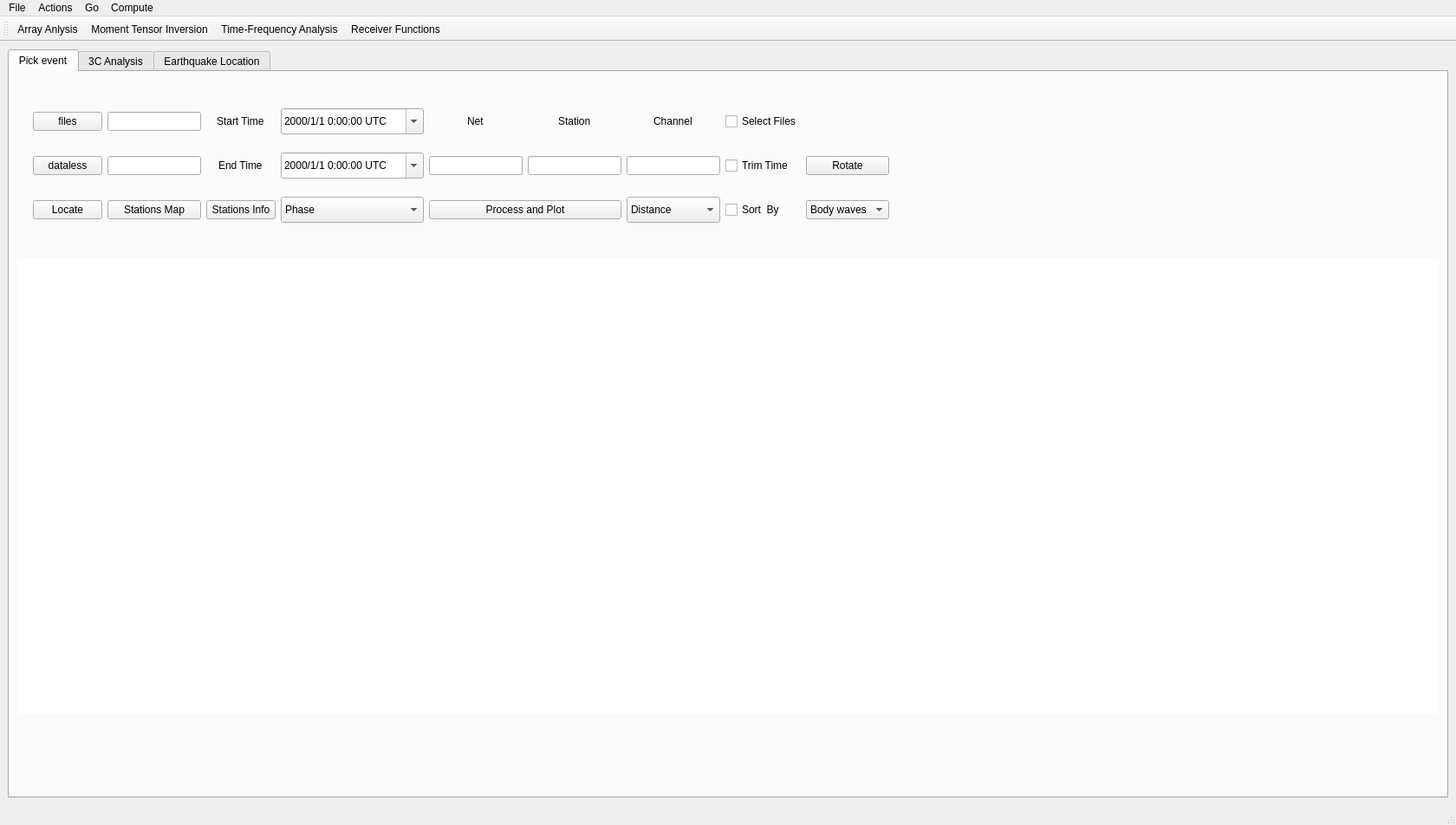
<?xml version="1.0" encoding="UTF-8"?>
<ui version="4.0">
 <class>MainWindow</class>
 <widget class="QMainWindow" name="MainWindow">
  <property name="geometry">
   <rect>
    <x>0</x>
    <y>0</y>
    <width>1680</width>
    <height>952</height>
   </rect>
  </property>
  <property name="windowTitle">
   <string>MainWindow</string>
  </property>
  <widget class="QWidget" name="centralwidget">
   <layout class="QVBoxLayout" name="verticalLayout">
    <item>
     <widget class="QTabWidget" name="tab3CWidget">
      <property name="currentIndex">
       <number>0</number>
      </property>
      <widget class="QWidget" name="tab_pick">
       <attribute name="title">
        <string>Pick event</string>
       </attribute>
       <layout class="QVBoxLayout" name="verticalLayout_2">
        <item>
         <widget class="QWidget" name="widget" native="true">
          <property name="sizePolicy">
           <sizepolicy hsizetype="Preferred" vsizetype="Fixed">
            <horstretch>0</horstretch>
            <verstretch>0</verstretch>
           </sizepolicy>
          </property>
          <property name="minimumSize">
           <size>
            <width>0</width>
            <height>200</height>
           </size>
          </property>
          <property name="maximumSize">
           <size>
            <width>16777215</width>
            <height>16777215</height>
           </size>
          </property>
          <layout class="QHBoxLayout" name="horizontalLayout">
           <item>
            <widget class="QWidget" name="widget_2" native="true">
             <property name="sizePolicy">
              <sizepolicy hsizetype="MinimumExpanding" vsizetype="Preferred">
               <horstretch>0</horstretch>
               <verstretch>0</verstretch>
              </sizepolicy>
             </property>
             <layout class="QGridLayout" name="gridLayout_4">
              <item row="5" column="6">
               <widget class="QComboBox" name="comboBox_sort">
                <property name="minimumSize">
                 <size>
                  <width>0</width>
                  <height>30</height>
                 </size>
                </property>
                <item>
                 <property name="text">
                  <string>Distance</string>
                 </property>
                </item>
                <item>
                 <property name="text">
                  <string>Back Azimuth</string>
                 </property>
                </item>
               </widget>
              </item>
              <item row="5" column="4" colspan="2">
               <widget class="QPushButton" name="updateBtn">
                <property name="text">
                 <string>Process and Plot</string>
                </property>
               </widget>
              </item>
              <item row="5" column="3">
               <widget class="QComboBox" name="comboBox_phases">
                <property name="minimumSize">
                 <size>
                  <width>0</width>
                  <height>30</height>
                 </size>
                </property>
                <item>
                 <property name="text">
                  <string>Phase</string>
                 </property>
                </item>
                <item>
                 <property name="text">
                  <string>P</string>
                 </property>
                </item>
                <item>
                 <property name="text">
                  <string>Pg</string>
                 </property>
                </item>
                <item>
                 <property name="text">
                  <string>Pn</string>
                 </property>
                </item>
                <item>
                 <property name="text">
                  <string>S</string>
                 </property>
                </item>
                <item>
                 <property name="text">
                  <string>Sg</string>
                 </property>
                </item>
                <item>
                 <property name="text">
                  <string>Sn</string>
                 </property>
                </item>
                <item>
                 <property name="text">
                  <string>Lg</string>
                 </property>
                </item>
               </widget>
              </item>
              <item row="5" column="7">
               <widget class="QCheckBox" name="sortCB">
                <property name="text">
                 <string>Sort  By</string>
                </property>
               </widget>
              </item>
              <item row="5" column="2">
               <widget class="QPushButton" name="stations_infoBtn">
                <property name="text">
                 <string>Stations Info</string>
                </property>
               </widget>
              </item>
              <item row="5" column="1">
               <widget class="QPushButton" name="mapBtn">
                <property name="text">
                 <string>Stations Map</string>
                </property>
               </widget>
              </item>
              <item row="2" column="1">
               <widget class="QLineEdit" name="rootPathForm">
                <property name="enabled">
                 <bool>true</bool>
                </property>
                <property name="readOnly">
                 <bool>true</bool>
                </property>
               </widget>
              </item>
              <item row="3" column="8">
               <widget class="QPushButton" name="rotateBtn">
                <property name="text">
                 <string>Rotate</string>
                </property>
                <property name="checkable">
                 <bool>true</bool>
                </property>
               </widget>
              </item>
              <item row="2" column="0">
               <widget class="QPushButton" name="selectDirBtn">
                <property name="text">
                 <string>files</string>
                </property>
               </widget>
              </item>
              <item row="2" column="4" alignment="Qt::AlignHCenter">
               <widget class="QLabel" name="label_4">
                <property name="text">
                 <string>Net</string>
                </property>
               </widget>
              </item>
              <item row="2" column="2" alignment="Qt::AlignHCenter">
               <widget class="QLabel" name="label">
                <property name="text">
                 <string>Start Time</string>
                </property>
               </widget>
              </item>
              <item row="2" column="3">
               <widget class="QDateTimeEdit" name="dateTimeEdit_1">
                <property name="minimumSize">
                 <size>
                  <width>0</width>
                  <height>30</height>
                 </size>
                </property>
                <property name="styleSheet">
                 <string notr="true">font: 13pt &quot;.SF NS Text&quot;;</string>
                </property>
                <property name="currentSection">
                 <enum>QDateTimeEdit::YearSection</enum>
                </property>
                <property name="displayFormat">
                 <string>yyyy/M/d h:mm:ss UTC</string>
                </property>
                <property name="calendarPopup">
                 <bool>true</bool>
                </property>
                <property name="timeSpec">
                 <enum>Qt::LocalTime</enum>
                </property>
               </widget>
              </item>
              <item row="2" column="5" alignment="Qt::AlignHCenter">
               <widget class="QLabel" name="label_5">
                <property name="text">
                 <string>Station</string>
                </property>
               </widget>
              </item>
              <item row="3" column="0">
               <widget class="QPushButton" name="selectDatalessDirBtn">
                <property name="text">
                 <string>dataless</string>
                </property>
               </widget>
              </item>
              <item row="2" column="6" alignment="Qt::AlignHCenter">
               <widget class="QLabel" name="label_6">
                <property name="text">
                 <string>Channel</string>
                </property>
               </widget>
              </item>
              <item row="5" column="0">
               <widget class="QPushButton" name="locateBtn">
                <property name="text">
                 <string>Locate</string>
                </property>
               </widget>
              </item>
              <item row="3" column="3">
               <widget class="QDateTimeEdit" name="dateTimeEdit_2">
                <property name="minimumSize">
                 <size>
                  <width>0</width>
                  <height>30</height>
                 </size>
                </property>
                <property name="styleSheet">
                 <string notr="true">font: 13pt &quot;.SF NS Text&quot;;</string>
                </property>
                <property name="currentSection">
                 <enum>QDateTimeEdit::YearSection</enum>
                </property>
                <property name="displayFormat">
                 <string>yyyy/M/d h:mm:ss UTC</string>
                </property>
                <property name="calendarPopup">
                 <bool>true</bool>
                </property>
                <property name="timeSpec">
                 <enum>Qt::LocalTime</enum>
                </property>
               </widget>
              </item>
              <item row="3" column="1">
               <widget class="QLineEdit" name="datalessPathForm">
                <property name="readOnly">
                 <bool>true</bool>
                </property>
               </widget>
              </item>
              <item row="3" column="5">
               <widget class="QLineEdit" name="stationForm"/>
              </item>
              <item row="3" column="6">
               <widget class="QLineEdit" name="channelForm"/>
              </item>
              <item row="3" column="2" alignment="Qt::AlignHCenter">
               <widget class="QLabel" name="label_2">
                <property name="text">
                 <string>End Time</string>
                </property>
               </widget>
              </item>
              <item row="2" column="7">
               <widget class="QCheckBox" name="selectCB">
                <property name="enabled">
                 <bool>true</bool>
                </property>
                <property name="text">
                 <string>Select Files</string>
                </property>
                <property name="checked">
                 <bool>false</bool>
                </property>
               </widget>
              </item>
              <item row="3" column="4">
               <widget class="QLineEdit" name="netForm"/>
              </item>
              <item row="3" column="7">
               <widget class="QCheckBox" name="trimCB">
                <property name="text">
                 <string>Trim Time</string>
                </property>
               </widget>
              </item>
              <item row="5" column="8">
               <widget class="QComboBox" name="ChopCB">
                <item>
                 <property name="text">
                  <string>Body waves</string>
                 </property>
                </item>
                <item>
                 <property name="text">
                  <string>Surf Waves</string>
                 </property>
                </item>
                <item>
                 <property name="text">
                  <string>Coda</string>
                 </property>
                </item>
                <item>
                 <property name="text">
                  <string>Noise</string>
                 </property>
                </item>
               </widget>
              </item>
             </layout>
            </widget>
           </item>
           <item>
            <widget class="QWidget" name="eventInfoWidget" native="true">
             <property name="sizePolicy">
              <sizepolicy hsizetype="MinimumExpanding" vsizetype="Preferred">
               <horstretch>0</horstretch>
               <verstretch>0</verstretch>
              </sizepolicy>
             </property>
             <property name="maximumSize">
              <size>
               <width>16777215</width>
               <height>16777215</height>
              </size>
             </property>
             <property name="styleSheet">
              <string notr="true"/>
             </property>
             <layout class="QHBoxLayout" name="horizontalLayout_4">
              <property name="spacing">
               <number>0</number>
              </property>
              <property name="sizeConstraint">
               <enum>QLayout::SetMinimumSize</enum>
              </property>
              <property name="leftMargin">
               <number>0</number>
              </property>
              <property name="topMargin">
               <number>0</number>
              </property>
              <property name="rightMargin">
               <number>0</number>
              </property>
              <property name="bottomMargin">
               <number>0</number>
              </property>
              <item>
               <layout class="QHBoxLayout" name="horizontalLayout_5">
                <property name="spacing">
                 <number>0</number>
                </property>
                <property name="sizeConstraint">
                 <enum>QLayout::SetMinimumSize</enum>
                </property>
               </layout>
              </item>
             </layout>
            </widget>
           </item>
          </layout>
         </widget>
        </item>
        <item>
         <widget class="QWidget" name="plotMatWidget" native="true">
          <property name="sizePolicy">
           <sizepolicy hsizetype="Preferred" vsizetype="MinimumExpanding">
            <horstretch>0</horstretch>
            <verstretch>0</verstretch>
           </sizepolicy>
          </property>
          <property name="styleSheet">
           <string notr="true">QWidget{
	background-color: rgb(255, 255, 255);
}</string>
          </property>
          <layout class="QVBoxLayout" name="verticalLayout_6">
           <item>
            <layout class="QVBoxLayout" name="verticalLayout_5"/>
           </item>
          </layout>
         </widget>
        </item>
        <item alignment="Qt::AlignRight">
         <widget class="QWidget" name="pagination_widget" native="true">
          <property name="sizePolicy">
           <sizepolicy hsizetype="Maximum" vsizetype="MinimumExpanding">
            <horstretch>0</horstretch>
            <verstretch>0</verstretch>
           </sizepolicy>
          </property>
          <property name="minimumSize">
           <size>
            <width>500</width>
            <height>0</height>
           </size>
          </property>
          <property name="maximumSize">
           <size>
            <width>500</width>
            <height>80</height>
           </size>
          </property>
          <property name="styleSheet">
           <string notr="true"/>
          </property>
          <layout class="QVBoxLayout" name="verticalLayout_4">
           <property name="spacing">
            <number>0</number>
           </property>
           <property name="leftMargin">
            <number>0</number>
           </property>
           <property name="topMargin">
            <number>0</number>
           </property>
           <property name="rightMargin">
            <number>0</number>
           </property>
           <property name="bottomMargin">
            <number>0</number>
           </property>
           <item>
            <layout class="QVBoxLayout" name="verticalLayout_3">
             <property name="spacing">
              <number>0</number>
             </property>
            </layout>
           </item>
          </layout>
         </widget>
        </item>
       </layout>
      </widget>
      <widget class="QWidget" name="tab_3c">
       <attribute name="title">
        <string>3C Analysis</string>
       </attribute>
       <layout class="QGridLayout" name="gridLayout_8">
        <property name="leftMargin">
         <number>0</number>
        </property>
        <property name="topMargin">
         <number>0</number>
        </property>
        <property name="rightMargin">
         <number>0</number>
        </property>
        <property name="bottomMargin">
         <number>0</number>
        </property>
        <property name="spacing">
         <number>0</number>
        </property>
        <item row="0" column="0">
         <widget class="QWidget" name="parentWidget3C" native="true">
          <layout class="QVBoxLayout" name="verticalLayout_13">
           <property name="spacing">
            <number>0</number>
           </property>
           <property name="leftMargin">
            <number>0</number>
           </property>
           <property name="topMargin">
            <number>0</number>
           </property>
           <property name="rightMargin">
            <number>0</number>
           </property>
           <property name="bottomMargin">
            <number>0</number>
           </property>
           <item>
            <layout class="QVBoxLayout" name="verticalLayout_12">
             <property name="spacing">
              <number>0</number>
             </property>
            </layout>
           </item>
          </layout>
         </widget>
        </item>
       </layout>
      </widget>
      <widget class="QWidget" name="tab_location">
       <attribute name="title">
        <string>Earthquake Location</string>
       </attribute>
       <layout class="QGridLayout" name="gridLayout">
        <item row="0" column="0">
         <widget class="QWidget" name="parentWidgetLocation" native="true">
          <layout class="QVBoxLayout" name="verticalLayout_9"/>
         </widget>
        </item>
       </layout>
      </widget>
     </widget>
    </item>
   </layout>
  </widget>
  <widget class="QMenuBar" name="menubar">
   <property name="geometry">
    <rect>
     <x>0</x>
     <y>0</y>
     <width>1680</width>
     <height>22</height>
    </rect>
   </property>
   <widget class="QMenu" name="menuFile">
    <property name="title">
     <string>File</string>
    </property>
    <widget class="QMenu" name="menuWrite_Files">
     <property name="title">
      <string>Write Files</string>
     </property>
     <addaction name="actionWrite_Current_Page"/>
     <addaction name="actionWrite_All"/>
    </widget>
    <addaction name="actionWrithe_files"/>
    <addaction name="separator"/>
    <addaction name="menuWrite_Files"/>
    <addaction name="separator"/>
    <addaction name="actionOpen_Settings"/>
   </widget>
   <widget class="QMenu" name="menuActions">
    <property name="title">
     <string>Actions</string>
    </property>
    <addaction name="actionGet_Stations_Info"/>
    <addaction name="actionSet_Parameters"/>
    <addaction name="actionClean_selection"/>
    <addaction name="actionOpen_Magnitudes_Calculator"/>
    <addaction name="actionRun_picker"/>
    <addaction name="actionRun_Event_Detector"/>
    <addaction name="actionRemove_all_selections"/>
    <addaction name="actionOpen_Earth_Model_Viewer"/>
   </widget>
   <widget class="QMenu" name="menuGo">
    <property name="title">
     <string>Go</string>
    </property>
    <addaction name="actionArray_Anlysis"/>
    <addaction name="actionMoment_Tensor_Inversion"/>
    <addaction name="actionTime_Frequency_Analysis"/>
    <addaction name="actionReceiver_Functions"/>
   </widget>
   <widget class="QMenu" name="menuCompute">
    <property name="title">
     <string>Compute</string>
    </property>
    <addaction name="actionSTA_LTA"/>
    <addaction name="actionCWT_CF"/>
    <addaction name="actionEnvelope"/>
    <addaction name="actionSpectral_Entropy"/>
    <addaction name="actionAllSeismograms"/>
    <addaction name="actionStack"/>
   </widget>
   <addaction name="menuFile"/>
   <addaction name="menuActions"/>
   <addaction name="menuGo"/>
   <addaction name="menuCompute"/>
  </widget>
  <widget class="QStatusBar" name="statusbar"/>
  <widget class="QToolBar" name="toolBar">
   <property name="windowTitle">
    <string>toolBar</string>
   </property>
   <attribute name="toolBarArea">
    <enum>TopToolBarArea</enum>
   </attribute>
   <attribute name="toolBarBreak">
    <bool>false</bool>
   </attribute>
   <addaction name="actionArray_Anlysis"/>
   <addaction name="actionMoment_Tensor_Inversion"/>
   <addaction name="actionTime_Frequency_Analysis"/>
   <addaction name="actionReceiver_Functions"/>
  </widget>
  <action name="actionWhatever">
   <property name="text">
    <string>Whatever</string>
   </property>
  </action>
  <action name="actionWrithe_files">
   <property name="text">
    <string>New Location</string>
   </property>
  </action>
  <action name="actionSettings">
   <property name="text">
    <string>Settings</string>
   </property>
  </action>
  <action name="actionGet_Stations_Info">
   <property name="text">
    <string>Get Stations Info</string>
   </property>
  </action>
  <action name="actionSet_Parameters">
   <property name="text">
    <string>Macro</string>
   </property>
  </action>
  <action name="actionTrim">
   <property name="text">
    <string>Trim</string>
   </property>
  </action>
  <action name="actionTrim_2">
   <property name="checkable">
    <bool>true</bool>
   </property>
   <property name="text">
    <string>Trim</string>
   </property>
  </action>
  <action name="actionArray_Anlysis">
   <property name="icon">
    <iconset>
     <normalon>:/icons/signal-icon.png</normalon>
    </iconset>
   </property>
   <property name="text">
    <string>Array Anlysis</string>
   </property>
  </action>
  <action name="actionMoment_Tensor_Inversion">
   <property name="icon">
    <iconset>
     <normalon>:/icons/tensor-icon.png</normalon>
    </iconset>
   </property>
   <property name="text">
    <string>Moment Tensor Inversion</string>
   </property>
  </action>
  <action name="actionTime_Frequency_Analysis">
   <property name="icon">
    <iconset>
     <normalon>:/icons/seosmogram-icon.png</normalon>
    </iconset>
   </property>
   <property name="text">
    <string>Time-Frequency Analysis</string>
   </property>
  </action>
  <action name="actionReceiver_Functions">
   <property name="icon">
    <iconset>
     <normalon>:/icons/rf-icon.png</normalon>
    </iconset>
   </property>
   <property name="text">
    <string>Receiver Functions</string>
   </property>
  </action>
  <action name="actionSTA_LTA">
   <property name="text">
    <string>STA/LTA</string>
   </property>
  </action>
  <action name="actionCWT_CF">
   <property name="text">
    <string>CWT (CFs)</string>
   </property>
  </action>
  <action name="actionWrite_Current_Page">
   <property name="text">
    <string>Write Current Page</string>
   </property>
  </action>
  <action name="actionWrite_All">
   <property name="text">
    <string>Write All</string>
   </property>
  </action>
  <action name="actionEnvelope">
   <property name="text">
    <string>Envelope</string>
   </property>
  </action>
  <action name="actionClean_selection">
   <property name="text">
    <string>Clean selection</string>
   </property>
  </action>
  <action name="actionOpen_Magnitudes_Calculator">
   <property name="text">
    <string>Open Magnitudes Calculator</string>
   </property>
  </action>
  <action name="actionRun_picker">
   <property name="text">
    <string>Run picker</string>
   </property>
  </action>
  <action name="actionRun_Event_Detector">
   <property name="text">
    <string>Run Event Detector</string>
   </property>
  </action>
  <action name="actionOpen_Settings">
   <property name="text">
    <string>Open Settings</string>
   </property>
  </action>
  <action name="actionAllSeismograms">
   <property name="text">
    <string>All Seismograms</string>
   </property>
   <property name="shortcut">
    <string/>
   </property>
  </action>
  <action name="actionSpectral_Entropy">
   <property name="text">
    <string>Spectral Entropy</string>
   </property>
  </action>
  <action name="actionRemove_all_selections">
   <property name="text">
    <string>Remove all selections</string>
   </property>
  </action>
  <action name="actionStack">
   <property name="text">
    <string>Stack</string>
   </property>
  </action>
  <action name="actionEarth_Model_Viewer">
   <property name="text">
    <string>Earth Model Viewer</string>
   </property>
  </action>
  <action name="actionOpen_Earth_Model_Viewer">
   <property name="text">
    <string>Open Earth Model Viewer</string>
   </property>
  </action>
 </widget>
 <resources>
  <include location="../resources.qrc"/>
 </resources>
 <connections/>
</ui>
